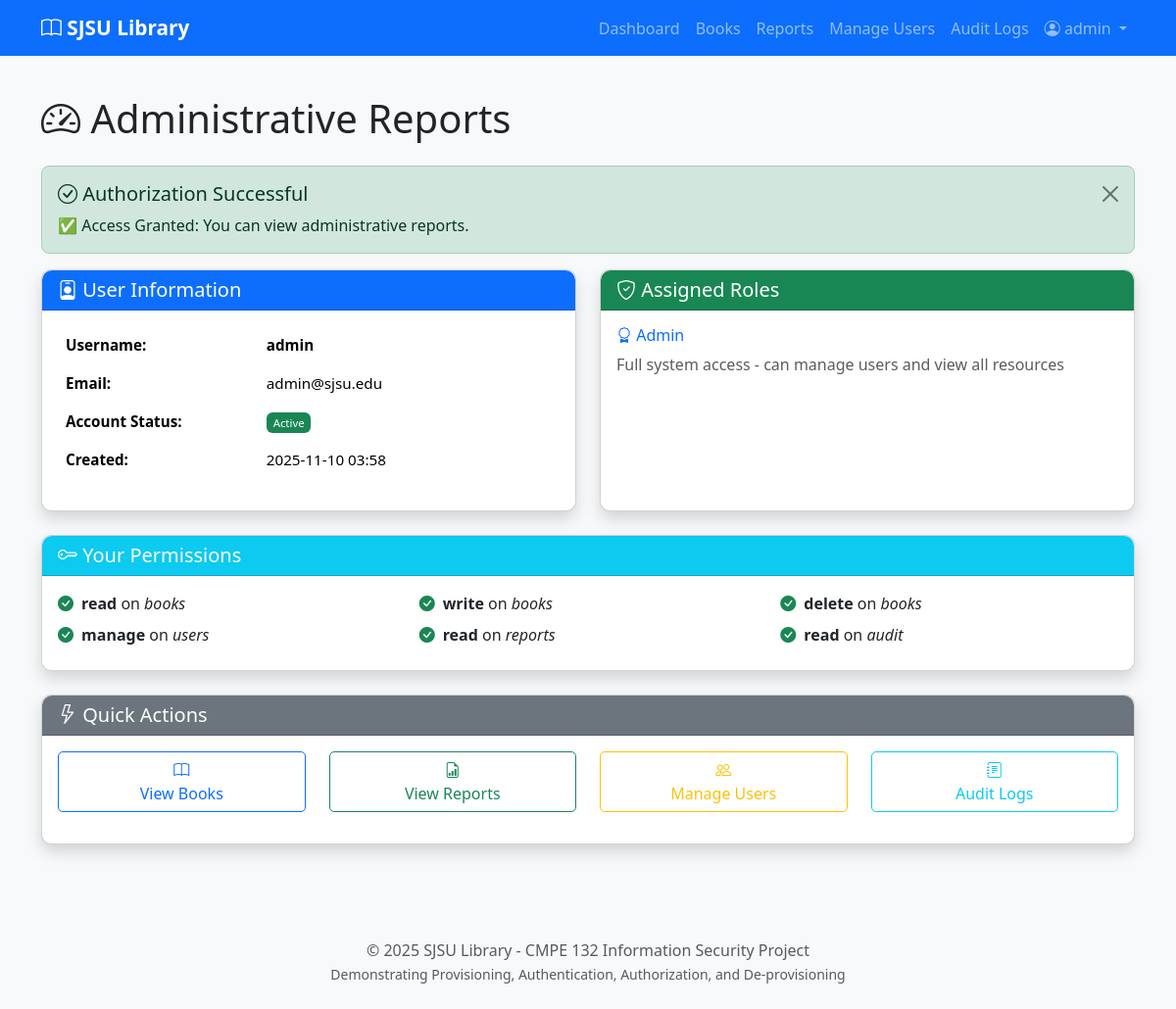
The app's page /reports (signed in) with its own data.
### models.py (models this page shows, shortened)
class User(Base):
    __tablename__ = 'users'
    id = Column(Integer, primary_key=True)
    username = Column(String(80), unique=True, nullable=False)
    email = Column(String(120), unique=True, nullable=False)
    password_hash = Column(String(255), nullable=False)
    active = Column(Boolean, default=True, nullable=False)
    created_at = Column(DateTime, default=datetime.utcnow, nullable=False)
    roles = relationship('Role', secondary=user_roles, back_populates='users')
    audit_logs = relationship('AuditLog', back_populates='user')
    def has_permission(self, resource, action):
        for role in self.roles:
            for permission in role.permissions:
                if permission.resource == resource and permission.action == action:
                    return True
        return False
    @property
    def is_authenticated(self):
        return True

class Role(Base):
    __tablename__ = 'roles'
    id = Column(Integer, primary_key=True)
    name = Column(String(50), unique=True, nullable=False)
    description = Column(String(200))
    users = relationship('User', secondary=user_roles, back_populates='roles')
    permissions = relationship('Permission', secondary=role_permissions, back_populates='roles')

class Permission(Base):
    __tablename__ = 'permissions'
    id = Column(Integer, primary_key=True)
    resource = Column(String(50), nullable=False)
    action = Column(String(50), nullable=False)
    roles = relationship('Role', secondary=role_permissions, back_populates='permissions')

### app.py (the view)
@app.route('/reports')
@login_required
@requires('reports', 'read')
def reports():
    session = db_session
    log_audit(session, current_user.id, 'access', 'reports', 'success')
    return render_template('dashboard.html',
                         user=current_user,
                         message='✅ Access Granted: You can view administrative reports.',
                         page_title='Administrative Reports')

### app.py (called while the page is built)
@login_manager.user_loader
def load_user(user_id):
    return db_session.query(User).get(int(user_id))

@app.teardown_appcontext
def shutdown_session(exception=None):
    Session = app.config.get('DB_SESSION')
    if Session:
        Session.remove()

### security.py (called while the page is built)
def log_audit(session: Session, user_id, action, resource, result):
    audit_entry = AuditLog(
        user_id=user_id,
        action=action,
        resource=resource,
        result=result,
        timestamp=datetime.utcnow()
    )
    session.add(audit_entry)
    session.commit()

def requires(resource, action):
    def decorator(f):
        @wraps(f)
        def decorated_function(*args, **kwargs):
            if not current_user.is_authenticated:
                flash('Please log in to access this page.', 'warning')
                return redirect(url_for('auth.login'))
            if not current_user.has_permission(resource, action):
                flash(f'Access denied: You do not have permission to {action} {resource}.', 'danger')
                return redirect(url_for('forbidden'))
            return f(*args, **kwargs)
        return decorated_function
    return decorator

### templates/dashboard.html (shortened to what this page needs)
{% extends "base.html" %}
{% block content %}
<div class="row">
    <div class="col-12">
        <h1 class="mb-4">
            <i class="bi bi-speedometer2"></i>
            {% if page_title %}{{ page_title }}{% else %}Dashboard{% endif %}
        </h1>
    </div>
</div>
{% if message %}
<div class="alert alert-success alert-dismissible fade show" role="alert">
    <h5 class="alert-heading"><i class="bi bi-check-circle"></i> Authorization Successful</h5>
    <p class="mb-0">{{ message }}</p>
    <button type="button" class="btn-close" data-bs-dismiss="alert"></button>
</div>
{% endif %}
<div class="row">
    <div class="col-md-6 mb-4">
        <div class="card shadow-sm h-100">
            <div class="card-header bg-primary text-white">
                <h5 class="mb-0"><i class="bi bi-person-badge"></i> User Information</h5>
            </div>
            <div class="card-body">
                <table class="table table-borderless">
                    <tr>
                        <th width="40%">Username:</th>
                        <td><strong>{{ user.username }}</strong></td>
                    </tr>
                    <tr>
                        <th>Email:</th>
                        <td>{{ user.email }}</td>
                    </tr>
                    <tr>
                        <th>Account Status:</th>
                        <td>
                            {% if user.active %}
                                <span class="badge bg-success">Active</span>
                            {% else %}
                                <span class="badge bg-danger">Disabled</span>
                            {% endif %}
                        </td>
                    </tr>
                    <tr>
                        <th>Created:</th>
                        <td>{{ user.created_at.strftime('%Y-%m-%d %H:%M') }}</td>
                    </tr>
                </table>
            </div>
        </div>
    </div>
    <div class="col-md-6 mb-4">
        <div class="card shadow-sm h-100">
            <div class="card-header bg-success text-white">
                <h5 class="mb-0"><i class="bi bi-shield-check"></i> Assigned Roles</h5>
            </div>
            <div class="card-body">
                {% if user.roles %}
                    {% for role in user.roles %}
                        <div class="mb-3">
                            <h6 class="text-primary"><i class="bi bi-award"></i> {{ role.name }}</h6>
                            <p class="text-muted mb-0">{{ role.description }}</p>
                        </div>
                    {% endfor %}
                {% else %}
                    <p class="text-muted">No roles assigned</p>
                {% endif %}
            </div>
        </div>
    </div>
</div>
<div class="row">
    <div class="col-12 mb-4">
        <div class="card shadow-sm">
            <div class="card-header bg-info text-white">
                <h5 class="mb-0"><i class="bi bi-key"></i> Your Permissions</h5>
            </div>
            <div class="card-body">
                {% set all_permissions = [] %}
                {% if all_permissions %}
                    <div class="row">
                        {% for perm in all_permissions %}
                            <div class="col-md-4 mb-2">
                                <div class="d-flex align-items-center">
                                    <i class="bi bi-check-circle-fill text-success me-2"></i>
                                    <span><strong>{{ perm.action }}</strong> on <em>{{ perm.resource }}</em></span>
                                </div>
                            </div>
                        {% endfor %}
                    </div>
                {% else %}
                    <p class="text-muted mb-0">No permissions assigned</p>
                {% endif %}
            </div>
        </div>
    </div>
</div>
<div class="row">
    <div class="col-12">
        <div class="card shadow-sm">
            <div class="card-header bg-secondary text-white">
                <h5 class="mb-0"><i class="bi bi-lightning"></i> Quick Actions</h5>
            </div>
            <div class="card-body">
                <div class="row">
                    <div class="col-md-3 mb-3">
                        <a href="{{ url_for('books') }}" class="btn btn-outline-primary w-100">
                            <i class="bi bi-book"></i><br>View Books
                        </a>
                    </div>
                    {% if user.has_permission('reports', 'read') %}
                    <div class="col-md-3 mb-3">
                        <a href="{{ url_for('reports') }}" class="btn btn-outline-success w-100">
                            <i class="bi bi-file-earmark-bar-graph"></i><br>View Reports
                        </a>
                    </div>
                    {% endif %}
                    {% if user.has_permission('users', 'manage') %}
                    <div class="col-md-3 mb-3">
                        <a href="{{ url_for('admin.users') }}" class="btn btn-outline-warning w-100">
                            <i class="bi bi-people"></i><br>Manage Users
                        </a>
                    </div>
                    {% endif %}
                    {% if user.has_permission('audit', 'read') %}
                    <div class="col-md-3 mb-3">
                        <a href="{{ url_for('admin.audit_logs') }}" class="btn btn-outline-info w-100">
                            <i class="bi bi-journal-text"></i><br>Audit Logs
                        </a>
                    </div>
                    {% endif %}
                </div>
            </div>
        </div>
    </div>
</div>
{% endblock %}

### templates/base.html (shortened to what this page needs)
<!DOCTYPE html>
<html lang="en">
<head>
    <link href="https://cdn.jsdelivr.net/npm/bootstrap@5.3.2/dist/css/bootstrap.min.css" rel="stylesheet">
    <link rel="stylesheet" href="https://cdn.jsdelivr.net/npm/bootstrap-icons@1.11.1/font/bootstrap-icons.css">
    <link rel="stylesheet" href="{{ url_for('static', filename='styles.css') }}">
</head>
<body>
    <nav class="navbar navbar-expand-lg navbar-dark bg-primary">
        <div class="container">
            <a class="navbar-brand" href="{{ url_for('index') }}">
                <i class="bi bi-book"></i> SJSU Library
            </a>
            <div class="collapse navbar-collapse" id="navbarNav">
                <ul class="navbar-nav ms-auto">
                    {% if current_user.is_authenticated %}
                        <li class="nav-item">
                            <a class="nav-link" href="{{ url_for('dashboard') }}">Dashboard</a>
                        </li>
                        <li class="nav-item">
                            <a class="nav-link" href="{{ url_for('books') }}">Books</a>
                        </li>
                        {% if current_user.has_permission('reports', 'read') %}
                        <li class="nav-item">
                            <a class="nav-link" href="{{ url_for('reports') }}">Reports</a>
                        </li>
                        {% endif %}
                        {% if current_user.has_permission('users', 'manage') %}
                        <li class="nav-item">
                            <a class="nav-link" href="{{ url_for('admin.users') }}">Manage Users</a>
                        </li>
                        {% endif %}
                        {% if current_user.has_permission('audit', 'read') %}
                        <li class="nav-item">
                            <a class="nav-link" href="{{ url_for('admin.audit_logs') }}">Audit Logs</a>
                        </li>
                        {% endif %}
                        <li class="nav-item dropdown">
                            <a class="nav-link dropdown-toggle" href="#" id="userDropdown" role="button" data-bs-toggle="dropdown">
                                <i class="bi bi-person-circle"></i> {{ current_user.username }}
                            </a>
                        </li>
                    {% endif %}
                </ul>
            </div>
        </div>
    </nav>
    <main class="container my-4">
        {% block content %}{% endblock %}
    </main>
    <footer class="bg-light text-center text-muted py-4 mt-5">
        <div class="container">
            <p class="mb-0">&copy; 2025 SJSU Library - CMPE 132 Information Security Project</p>
            <small>Demonstrating Provisioning, Authentication, Authorization, and De-provisioning</small>
        </div>
    </footer>
</body>
</html>

### static/styles.css (style rules this page uses)
:root { --sjsu-blue: #0055a2; --sjsu-gold: #e5a823; }
body { min-height: 100vh; display: flex; flex-direction: column; background-color: #f8f9fa; }
main { flex: 1; }
.navbar-brand { font-weight: bold; font-size: 1.3rem; }
.card { border-radius: 10px; transition: transform 0.2s; }
.card-header { border-radius: 10px 10px 0 0 !important; font-weight: 600; }
.btn { border-radius: 5px; transition: all 0.3s; }
.table { font-size: 0.95rem; }
.badge { padding: 0.4em 0.6em; font-weight: 500; }
.alert { border-radius: 8px; }
footer { margin-top: auto; }
.card.shadow-sm { box-shadow: 0 0.5rem 1rem rgba(0, 0, 0, 0.15) !important; }
.alert { animation: slideIn 0.3s ease-out; }

### records on screen
User: username "admin", email "admin@sjsu.edu", created_at "2025-11-10 03:58"
Role: name "Admin", description "Full system access - can manage users and view all resources"
Permission: action "read", resource "books"
Permission: action "write", resource "books"
Permission: action "delete", resource "books"
Permission: action "manage", resource "users"
Permission: action "read", resource "reports"
Permission: action "read", resource "audit"

### other values on screen
{{ page_title }} "Administrative Reports"
{{ message }} "✅ Access Granted: You can view administrative reports."
